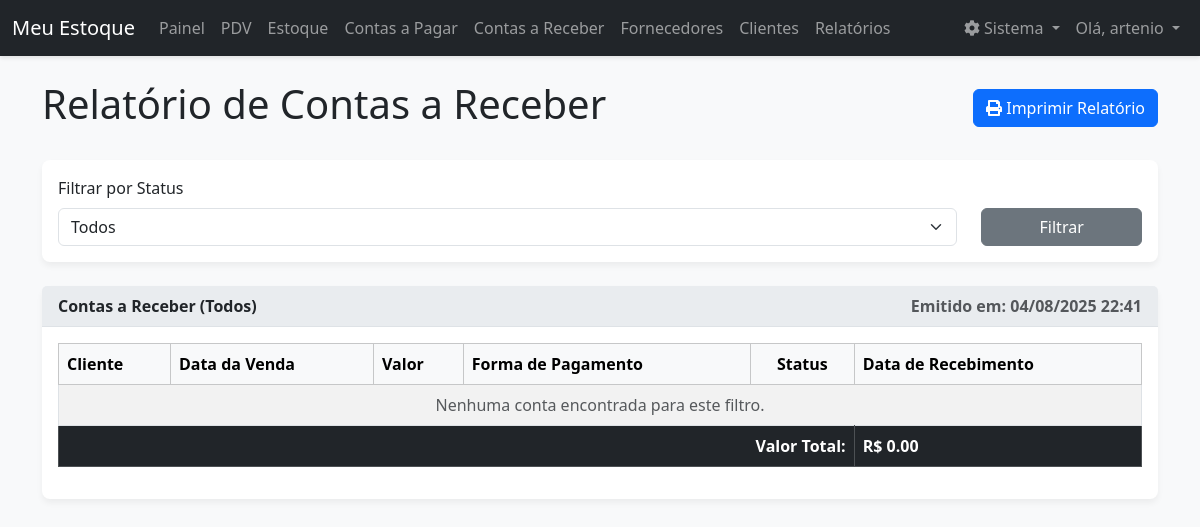
Before: /relatorio/contas_receber (signed in) with the older database file.
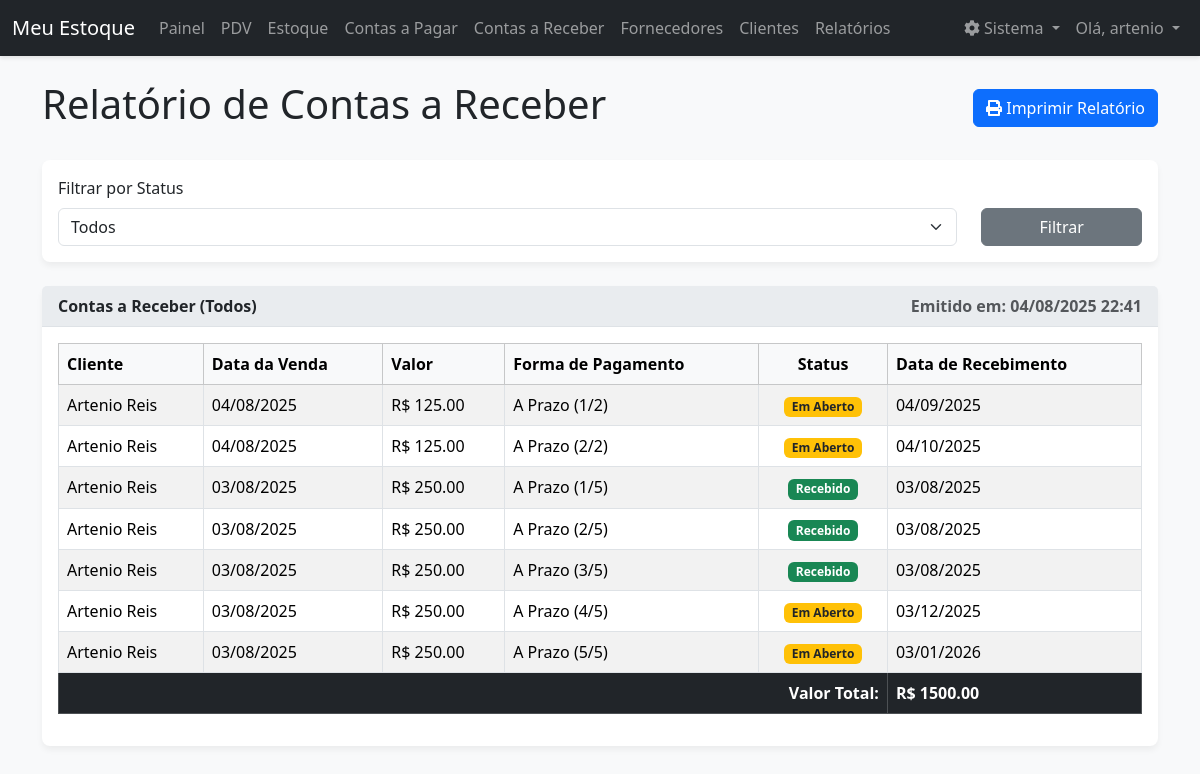
After: the same page with the newer database file.
### models.py (models this page shows)
class ContaReceber(db.Model):
    __tablename__ = 'conta_receber'
    id = db.Column(db.Integer, primary_key=True)
    valor = db.Column(db.Float, nullable=False)
    data_venda = db.Column(db.Date, nullable=False, default=datetime.utcnow)
    data_recebimento = db.Column(db.Date, nullable=True)
    status = db.Column(db.String(20), nullable=False, default='Em Aberto')
    forma_pagamento = db.Column(db.String(50), nullable=True)
    cliente_id = db.Column(db.Integer, db.ForeignKey('cliente.id'), nullable=False)

class Cliente(db.Model):
    __tablename__ = 'cliente'
    id = db.Column(db.Integer, primary_key=True)
    nome = db.Column(db.String(100), nullable=False)
    telefone = db.Column(db.String(20))
    email = db.Column(db.String(100))
    endereco = db.Column(db.String(200))
    vendas = db.relationship('MovimentacaoEstoque', backref='cliente', lazy=True, cascade="all, delete-orphan")
    contas_a_receber = db.relationship('ContaReceber', backref='cliente', lazy=True, cascade="all, delete-orphan")

### app.py (the view)
@app.route('/relatorio/contas_receber', methods=['GET', 'POST'])
@login_required
def relatorio_contas_receber():
    query = ContaReceber.query.options(joinedload(ContaReceber.cliente))
    status_filter = request.form.get('status_filter', 'todos')
    if status_filter != 'todos':
        query = query.filter(ContaReceber.status == status_filter)
    contas = query.order_by(ContaReceber.data_venda.desc()).all()
    valor_total = sum(c.valor for c in contas)
    return render_template('relatorio_contas_receber.html', contas=contas, valor_total=valor_total, status_filter=status_filter, data_emissao=datetime.now())

### app.py (called while the page is built)
@app.context_processor
def inject_datetime():
    return {'modules': {'datetime': datetime, 'date': date, 'timedelta': timedelta}}

def login_required(f):
    @wraps(f)
    def decorated_function(*args, **kwargs):
        if 'logged_in' not in session or 'user_id' not in session:
            session.clear()
            flash('A sua sessão é inválida. Por favor, faça login novamente.', 'warning')
            return redirect(url_for('login'))
        return f(*args, **kwargs)
    return decorated_function

### templates/relatorio_contas_receber.html (shortened to what this page needs)
{% extends 'base.html' %}
{% block content %}
<div class="d-flex justify-content-between align-items-center mb-4 no-print">
    <h1>Relatório de Contas a Receber</h1>
    <button onclick="window.print()" class="btn btn-primary">
        <i class="fas fa-print"></i> Imprimir Relatório
    </button>
</div>
<div class="card mb-4 no-print">
    <div class="card-body">
        <form method="POST" action="{{ url_for('relatorio_contas_receber') }}">
            <div class="row align-items-end">
                <div class="col-md-10">
                    <label for="status_filter" class="form-label">Filtrar por Status</label>
                    <select class="form-select" id="status_filter" name="status_filter">
                        <option value="todos" {% if status_filter == 'todos' %}selected{% endif %}>Todos</option>
                    </select>
                </div>
                <div class="col-md-2">
                    <button type="submit" class="btn btn-secondary w-100">Filtrar</button>
                </div>
            </div>
        </form>
    </div>
</div>
<div class="card">
    <div class="card-header">
        <div class="d-flex justify-content-between">
            <span>
                Contas a Receber ({{ status_filter|capitalize }})
            </span>
            <span class="text-muted">Emitido em: {{ data_emissao.strftime('%d/%m/%Y %H:%M') }}</span>
        </div>
    </div>
    <div class="card-body">
        <table class="table table-striped table-bordered">
            <thead class="table-light">
                <tr>
                    <th>Cliente</th>
                    <th>Data da Venda</th>
                    <th>Valor</th>
                    <th>Forma de Pagamento</th>
                    <th class="text-center">Status</th>
                    <th>Data de Recebimento</th>
                </tr>
            </thead>
            <tbody>
                {% for conta in contas %}
                <tr>
                    <td>{{ conta.cliente.nome }}</td>
                    <td>{{ conta.data_venda.strftime('%d/%m/%Y') }}</td>
                    <td>R$ {{ "%.2f"|format(conta.valor) }}</td>
                    <td>{{ conta.forma_pagamento }}</td>
                    <td class="text-center">
                        {% if conta.status == 'Recebido' %}
                            <span class="badge bg-success">Recebido</span>
                        {% else %}
                            <span class="badge bg-warning text-dark">Em Aberto</span>
                        {% endif %}
                    </td>
                    <td>{{ conta.data_recebimento.strftime('%d/%m/%Y') if conta.data_recebimento else 'N/A' }}</td>
                </tr>
                {% else %}
                <tr>
                    <td colspan="6" class="text-center text-muted">Nenhuma conta encontrada para este filtro.</td>
                </tr>
                {% endfor %}
            </tbody>
            <tfoot>
                <tr class="table-dark">
                    <td colspan="5" class="text-end"><strong>Valor Total:</strong></td>
                    <td><strong>R$ {{ "%.2f"|format(valor_total) }}</strong></td>
                </tr>
            </tfoot>
        </table>
    </div>
</div>
{% endblock %}

Changed rows visible on the page:
added ContaReceber: cliente.nome "Artenio Reis", data_venda "04/08/2025", valor "125.00", forma_pagamento "A Prazo (1/2)", status "Em Aberto", data_recebimento "04/09/2025"
added ContaReceber: cliente.nome "Artenio Reis", data_venda "04/08/2025", valor "125.00", forma_pagamento "A Prazo (2/2)", status "Em Aberto", data_recebimento "04/10/2025"
added ContaReceber: cliente.nome "Artenio Reis", data_venda "03/08/2025", valor "250.00", forma_pagamento "A Prazo (1/5)", status "Recebido", data_recebimento "03/08/2025"
added ContaReceber: cliente.nome "Artenio Reis", data_venda "03/08/2025", valor "250.00", forma_pagamento "A Prazo (2/5)", status "Recebido", data_recebimento "03/08/2025"
added ContaReceber: cliente.nome "Artenio Reis", data_venda "03/08/2025", valor "250.00", forma_pagamento "A Prazo (3/5)", status "Recebido", data_recebimento "03/08/2025"
added ContaReceber: cliente.nome "Artenio Reis", data_venda "03/08/2025", valor "250.00", forma_pagamento "A Prazo (4/5)", status "Em Aberto", data_recebimento "03/12/2025"
added ContaReceber: cliente.nome "Artenio Reis", data_venda "03/08/2025", valor "250.00", forma_pagamento "A Prazo (5/5)", status "Em Aberto", data_recebimento "03/01/2026"
Other visible differences:
{{ "%.2f"|format(valor_total) }}: "0.00" → "1500.00"
text no longer shown: "Nenhuma conta encontrada para este filtro."
